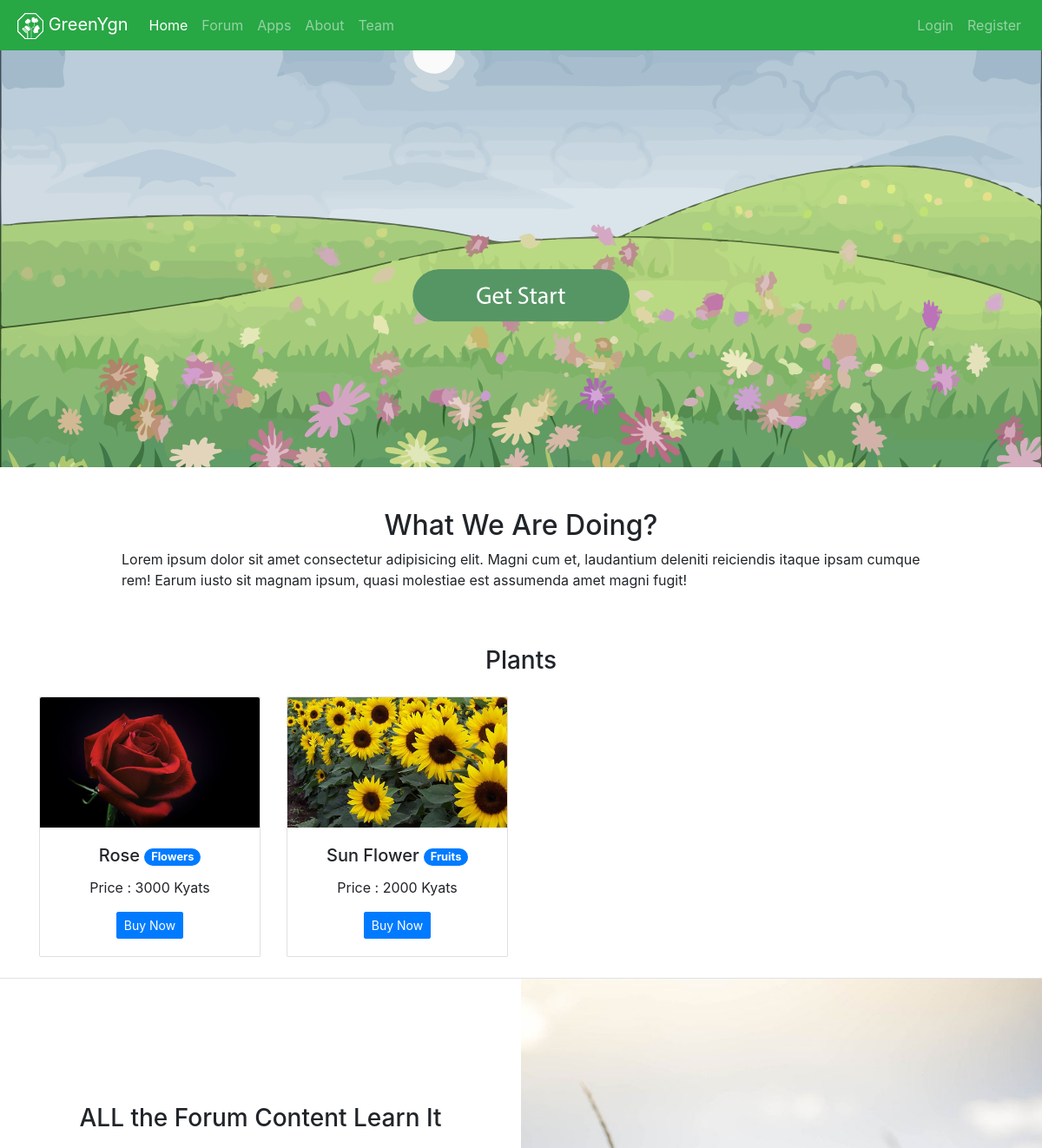
Before: / (upper part) with the older database file.
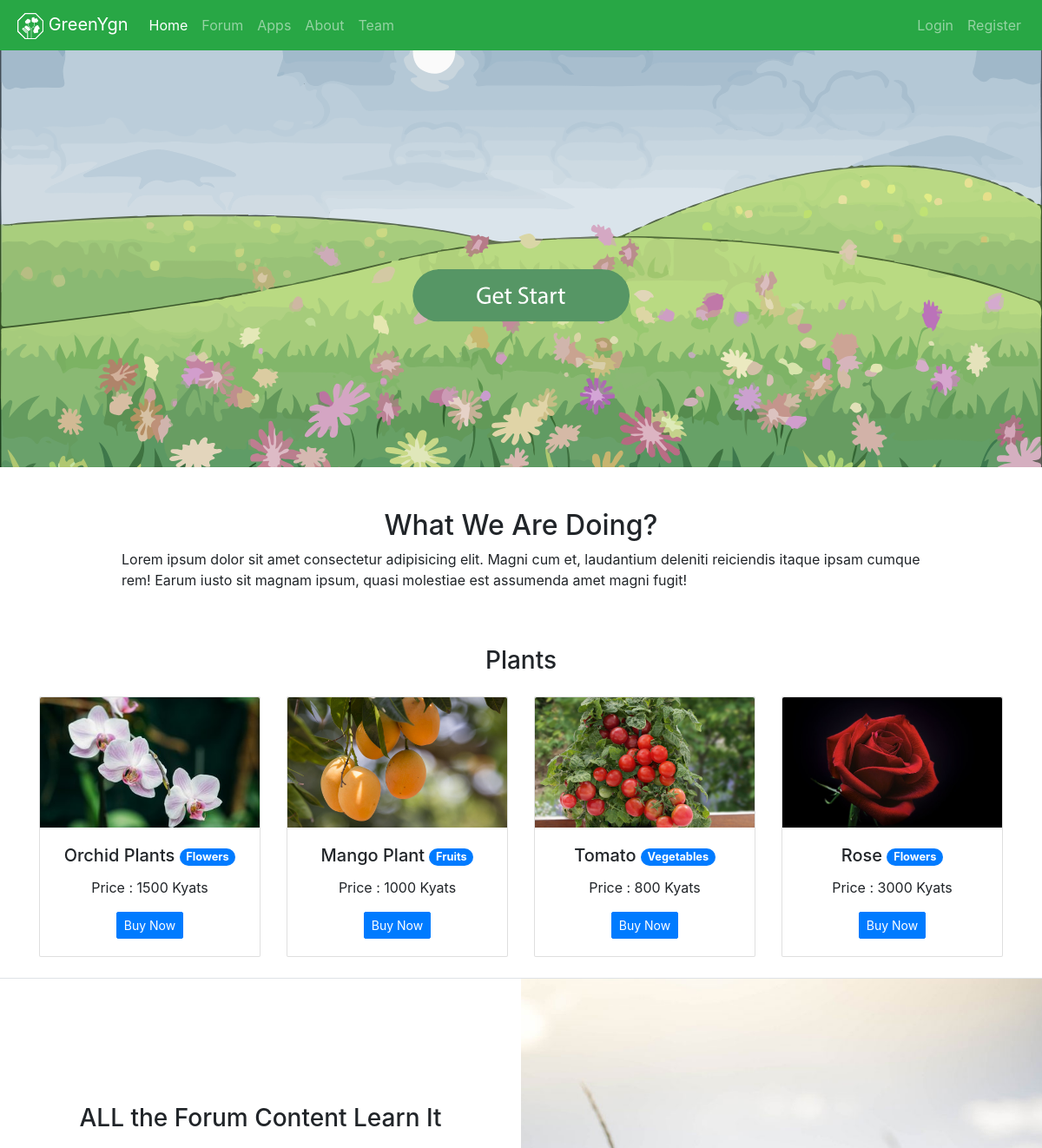
After: the same page with the newer database file.
### tables this page shows
CREATE TABLE `plants` (
  `id` int(11) NOT NULL,
  `image` varchar(120) NOT NULL,
  `name` varchar(120) DEFAULT NULL,
  `price` int(11) NOT NULL,
  `category_id` int(11) NOT NULL,
  `admin_id` int(10) UNSIGNED NOT NULL,
  `deleted_at` datetime DEFAULT NULL,
  `created_at` datetime DEFAULT NULL,
  `modified_at` datetime DEFAULT NULL
);

CREATE TABLE `category` (
  `id` int(11) NOT NULL,
  `name` varchar(100) DEFAULT NULL,
  `created_at` datetime DEFAULT NULL,
  `modified_at` datetime DEFAULT NULL,
  `deleted_at` datetime DEFAULT NULL
);

### initial/functions/getdata.php (called while the page is built)
<?php
$role = [
    '`p`.`id`',
    '`p`.`image`',
    '`p`.`name`',
    '`p`.`price`',
    '`p`.`admin_id`'
];
$sql  = "SELECT " . implode(",",$role) . ", `cat`.`id` as `cat_id`, `cat`.`name` as `category_name`, `a`.`name` as `admin_name` FROM `plants` as `p`";
$sql .= " INNER JOIN `category` as `cat` ON  `p`.`category_id` = `cat`.`id` ";
$sql .= " INNER JOIN `admin` as `a` ON `p`.`admin_id` = `a`.`id` ";
$sql .= " WHERE `p`.`deleted_at`  IS NULL  ORDER BY `p`.`id` DESC LIMIT 0, 4 ";
if($res = mysqli_query($conn, $sql)) {
    $plants = array();
    while($row = mysqli_fetch_assoc($res)) {
       $plants[] = $row;
    }
}

### index.php (the view, shortened to what this page needs)
<?php
    require __DIR__ . "/initial/functions/getdata.php";
    require __DIR__ . "/initial/view/begin_header.php";
?>
<?php
    require __DIR__ . "/initial/view/finish_header.php";
    require __DIR__ . "/initial/view/nav/navbar.php";
?>
<div class="WatchAndLogin">
    <div class="GetStartContainer">
    </div>
</div>
<div class="container mt-5">
    <div class="row justify-content-center">
        <div class="col-md-10">
            <h2 class="text-center"> What We Are Doing?</h2>
            <p>
                Lorem ipsum dolor sit amet consectetur adipisicing elit. Magni cum et, laudantium deleniti reiciendis itaque ipsam cumque rem! Earum iusto sit magnam ipsum, quasi molestiae est assumenda amet magni fugit!
            </p>
        </div>
    </div>
</div>
<div class="container mt-5">
    <div class="row">
    <div class="col-12 justify-content-center mb-3 ">
            <h3 class="text-center"> Plants </h3>
    </div>
    <?php
        foreach($plants as $v):
    ?>
        <div class="col-sm-6 col-md-4 col-lg-3 mb-2">
            <div class="card">
                <div class="Plant_Card_Bg_Image" style="background-image:url('<?= $v['image'] ?>')">
                </div>
                <div class="card-body text-center">
                    <h5 class="card-title">
                        <?= $v['name'] ?>
                        <a href="/login" class="badge badge-pill badge-primary Plant_Card_Badge">
                        <?= $v['category_name'] ?>
                        </a>
                    </h5>
                    <p class="card-text">
                    Price : <?= $v['price'] ?> Kyats
                    </p>
                    <a href="/login" class="btn btn-primary btn-sm">Buy Now </a>
                </div>
            </div>
        </div>
    <?php
        endforeach;
    ?>
</div>
</div>
<div class="HoverContainer mt-3 border-top border-bottom">
    <div class="Left">
        <div class="container pt-5">
            <div class="row mt-5 justify-content-center">
                <div class="col-11 mt-5">
                    <h3 class="text-center mb-4"> ALL the Forum Content Learn It </h3>
                </div>
            </div>
        </div>
    </div>
    <div class="Right" id="Hover">
    </div>
</div>
<?php
    require __DIR__ . "/initial/view/finish_footer.php";
?>

Changed rows visible on the page:
no longer on this page (row edited): plants: image (picture), name "Sun Flower", category.name "Fruits", price "2000"
added plants: image (picture), name "Orchid Plants", category.name "Flowers", price "1500"
added plants: image (picture), name "Mango Plant", category.name "Fruits", price "1000"
added plants: image (picture), name "Tomato", category.name "Vegetables", price "800"
